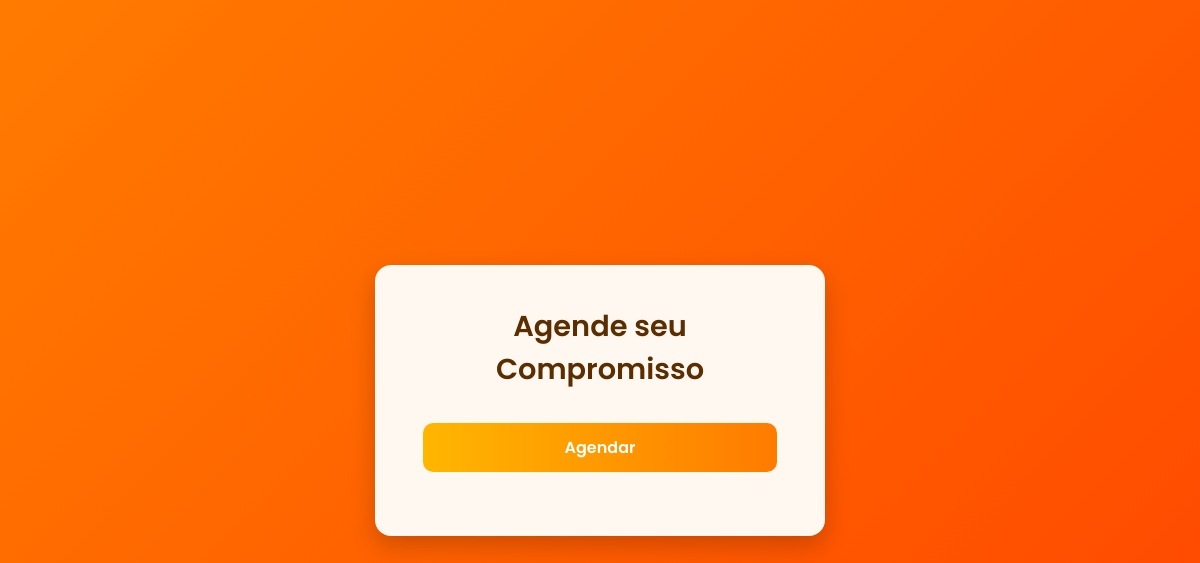
Before: / with the older database file.
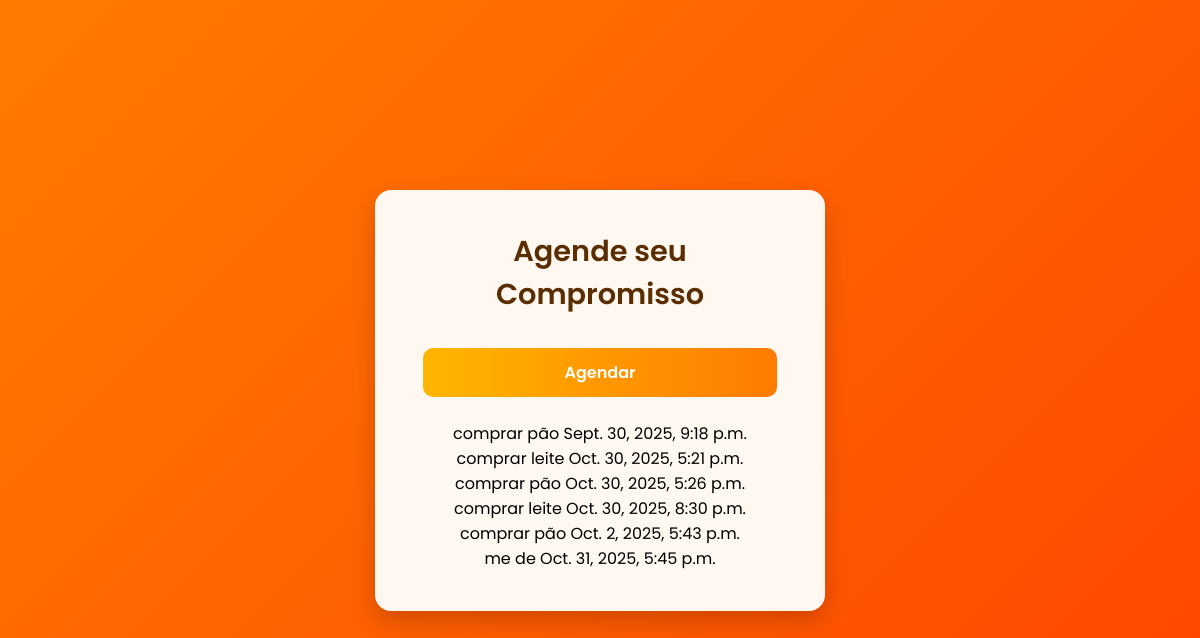
After: the same page with the newer database file.
### core/models.py (models this page shows)
class Agenda(models.Model):
    nome = models.CharField(max_length=100)
    horario = models.DateTimeField()
    def __str__(self):
        return f"{self.nome} em {self.horario.strftime('%d/%m/%Y %H:%M')}"

### core/views.py (the view)
# urls.py: path('', views.agendar_compromisso, name='index'),
def agendar_compromisso(request):
    if request.method == 'POST':
        form = FormAgenda(request.POST)
        if form.is_valid():
            form.save()
            return render(request, "core/sucesso.html")
    else:
        form = Agenda.objects.all()
        print(form)
    return render(request, "core/index.html", {"form":form})

### core/templates/core/index.html (shortened to what this page needs)
<!DOCTYPE html>
<html lang="pt-br">
<head>
</head>
<body>
    <div class="container">
        <h1>Agende seu Compromisso</h1>
        <form method="POST">
            <button type="submit">Agendar</button>
            <ul>
            {% for agenda in form %}
                <li>{{ agenda.nome }} {{agenda.horario}}</li>
            {% endfor %}
            </ul>
        </form>
    </div>
</body>
</html>

### core/templates/core/index.html (style rules this page uses)
* { margin: 0; padding: 0; box-sizing: border-box; font-family: "Poppins", sans-serif; }
body { background: linear-gradient(135deg, #ff7b00, #ff4500); display: flex; justify-content: center; align-items: center; height: 100vh; }
.container { background: #fff8f0; padding: 2.5rem 3rem; border-radius: 16px; box-shadow: 0 10px 25px rgba(0, 0, 0, 0.2); max-width: 450px; width: 100%; text-align: center; animation: fadeIn 0.8s ease-in-out; }
h1 { color: #5a2e00; margin-bottom: 2rem; font-weight: 600; font-size: 1.8rem; }
form { display: flex; flex-direction: column; gap: 1.5rem; }
button { background: linear-gradient(90deg, #ffb600, #ff7b00); color: white; border: none; padding: 12px; border-radius: 10px; cursor: pointer; font-weight: 600; font-size: 1rem; transition: all 0.3s ease; }
ul { list-style: none; }

Changed rows visible on the page:
added Agenda: nome "comprar pão", horario "Sept. 30, 2025, 9:18 p.m."
added Agenda: nome "comprar leite", horario "Oct. 30, 2025, 5:21 p.m."
added Agenda: nome "comprar pão", horario "Oct. 30, 2025, 5:26 p.m."
added Agenda: nome "comprar leite", horario "Oct. 30, 2025, 8:30 p.m."
added Agenda: nome "comprar pão", horario "Oct. 2, 2025, 5:43 p.m."
added Agenda: nome "me de", horario "Oct. 31, 2025, 5:45 p.m."
